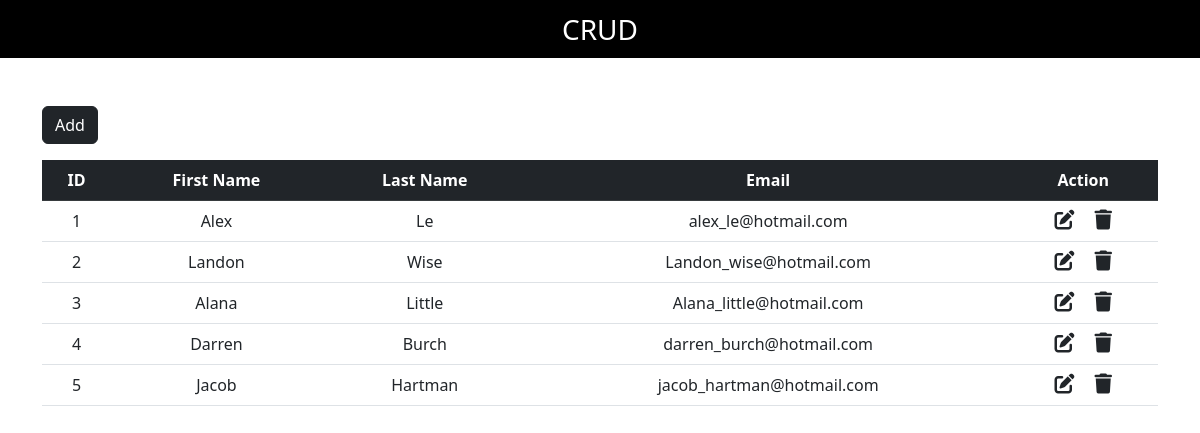
The page / on the database its author committed.
### tables this page shows
CREATE TABLE `crud` (
  `id` int(100) NOT NULL,
  `first_name` varchar(50) NOT NULL,
  `last_name` varchar(50) NOT NULL,
  `mail` varchar(50) NOT NULL
);

### index.php (the view, shortened to what this page needs)
<?php
include "db_conn.php";
?>
<!DOCTYPE html>
<html lang="en">
<head>
  <link href="https://cdn.jsdelivr.net/npm/bootstrap@5.2.3/dist/css/bootstrap.min.css" rel="stylesheet">
  <link rel="stylesheet" href="https://cdnjs.cloudflare.com/ajax/libs/font-awesome/6.4.0/css/all.min.css" />
</head>
<body>
  <nav class="navbar navbar-light justify-content-center fs-3 mb-5" style="background-color: black; color: white;">
    CRUD
  </nav>
  <div class="container">
    <a href="add-new.php" class="btn btn-dark mb-3">Add</a>
    <table class="table table-hover text-center">
      <thead class="table-dark">
        <tr>
          <th scope="col">ID</th>
          <th scope="col">First Name</th>
          <th scope="col">Last Name</th>
          <th scope="col">Email</th>
          <th scope="col">Action</th>
        </tr>
      </thead>
      <tbody>
        <?php
        $sql = "SELECT * FROM `crud`";
        $result = mysqli_query($conn, $sql);
        while ($row = mysqli_fetch_assoc($result))
        {
        ?>
          <tr>
            <td><?php echo $row["id"] ?></td>
            <td><?php echo $row["first_name"] ?></td>
            <td><?php echo $row["last_name"] ?></td>
            <td><?php echo $row["mail"] ?></td>
            <td>
              <a href="edit.php?id=<?php echo $row["id"] ?>" class="link-dark"><i class="fa-solid fa-pen-to-square fs-5 me-3"></i></a>
              <a href="delete.php?id=<?php echo $row["id"] ?>" class="link-dark"><i class="fa-solid fa-trash fs-5"></i></a>
            </td>
          </tr>
        <?php
        }
        ?>
      </tbody>
    </table>
  </div>
</body>
</html>

### rows shown on the page
crud: id "1", first_name "Alex", last_name "Le", mail "alex_le@hotmail.com"
crud: id "2", first_name "Landon", last_name "Wise", mail "Landon_wise@hotmail.com"
crud: id "3", first_name "Alana", last_name "Little", mail "Alana_little@hotmail.com"
crud: id "4", first_name "Darren", last_name "Burch", mail "darren_burch@hotmail.com"
crud: id "5", first_name "Jacob", last_name "Hartman", mail "jacob_hartman@hotmail.com"
